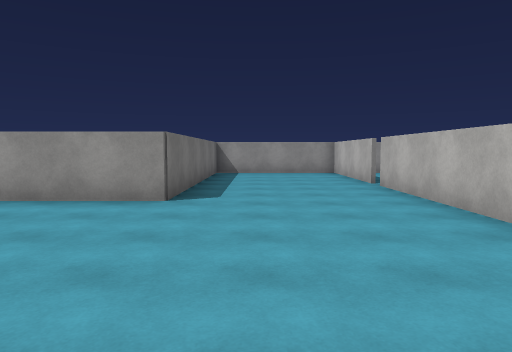
View 1 (above)

15 first-person views from a walk through a scene from a Unity 3-D project. The camera is 1.5 m above the floor, tilts 4° down and sees 70° across. The floor is counted in squares, 2 m on a side. Each view is taken from the middle of a square. On the plan, view 1 faces up. The plan holds only what a view shows up to about 11 squares ahead; the rest is blank. The place goes on beyond the plan. The player is left out. Some animated figures are left out. Door leaves are left out, so doorways stand open. Some surface patterns are stand-ins.

View 2
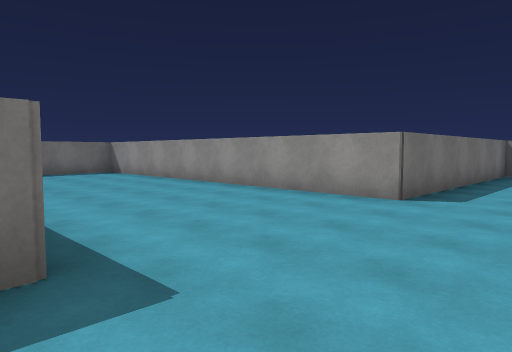

View 3
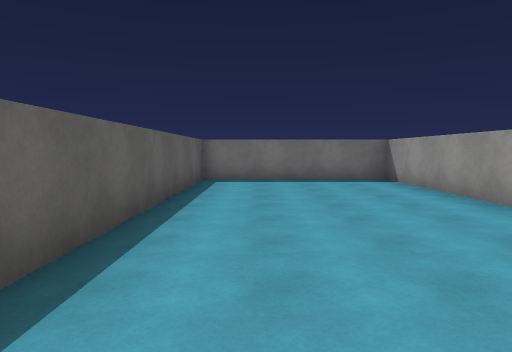

View 4
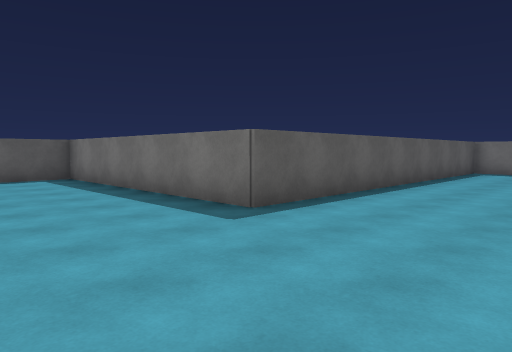

View 5
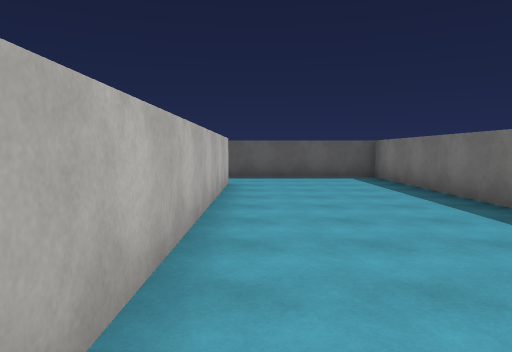

View 6
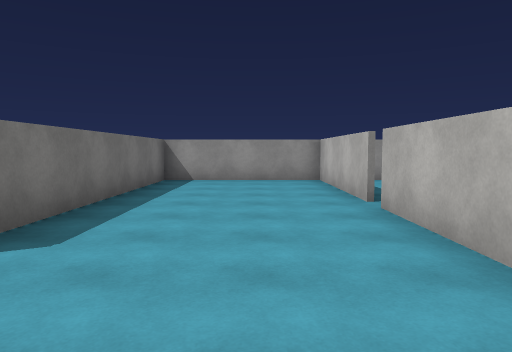

View 7
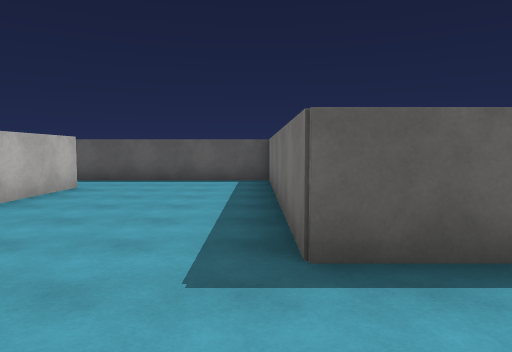

View 8
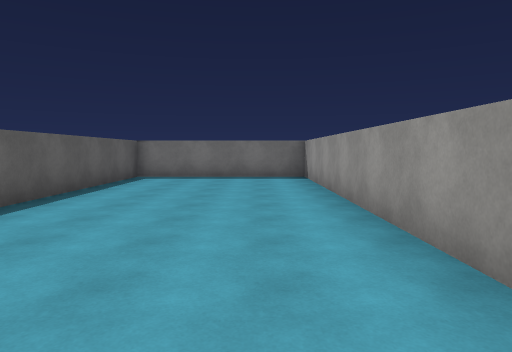

View 9
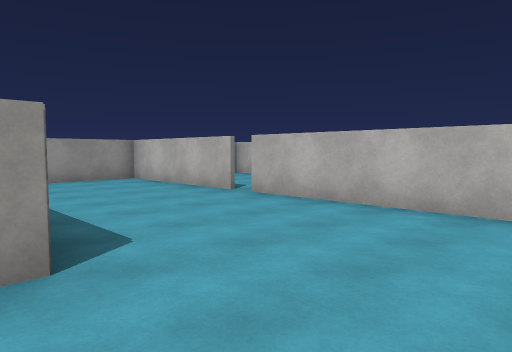

View 10
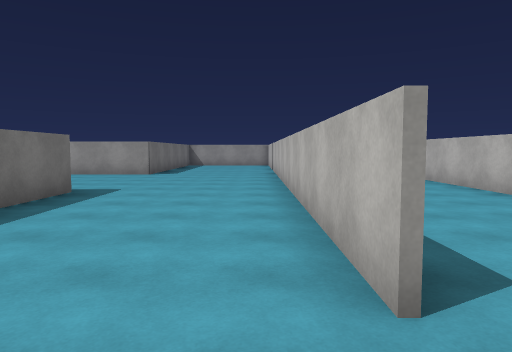

View 11
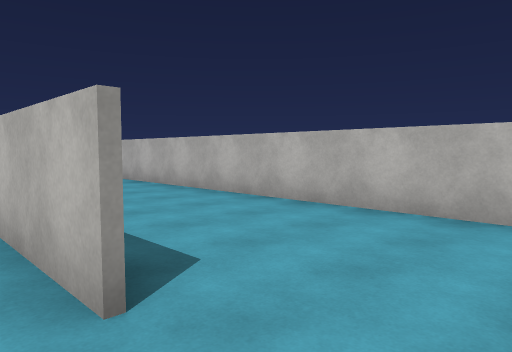

View 12
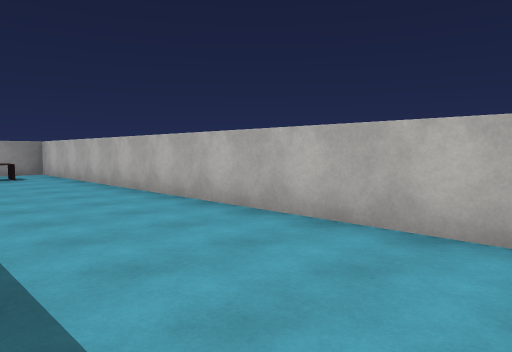

View 13
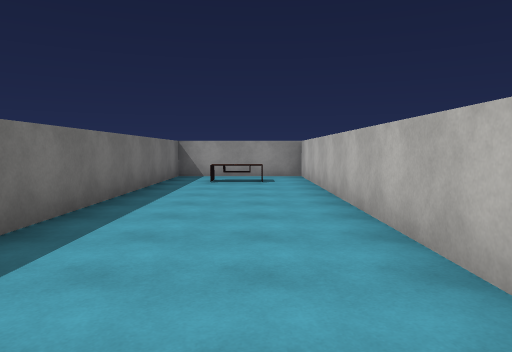

View 14
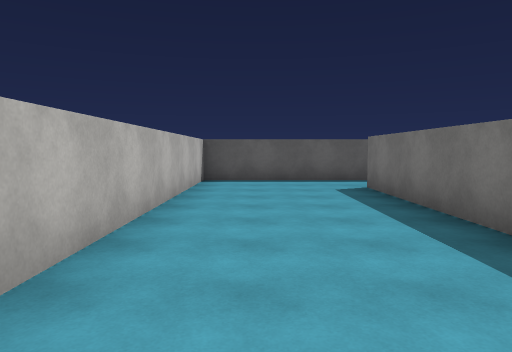

View 15
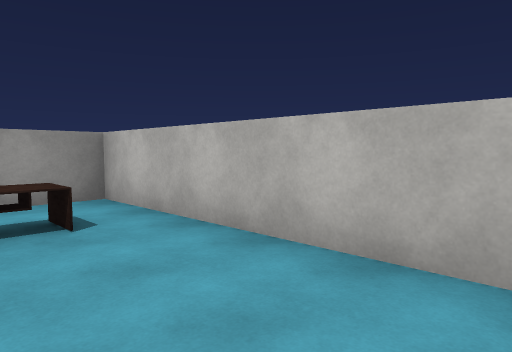

### Floor plan
Ten units are one square. View 1 is at (0, 0); x grows to the right and y downward. Boxes are objects, and circles mark ways between rooms. Rooms are numbered by the first view taken in them; rooms with no view inside come last. Other rooms are left out.
<svg viewBox="-119 -127 187 194">
<path fill="none" stroke="#000" d="M26 -82 26 -122 -13 -122 -13 -54 -114 -54 -114 -6 -13 -6 -13 62 26 62M26 45 26 -78M26 62 63 62 63 -76 27 -76 27 45"/>
<rect x="45" y="-65" width="10" height="10" fill="#bbb"><title>other object</title></rect>
<circle cx="30" cy="55" r="3" fill="#2a7"/>
<text x="-20" y="-30">1</text>
<text x="50" y="0">2</text>
</svg>
Room 1 opens to room 2.

Where each view was taken, in squares from view 1:
view 1: 0 up, 0 right, facing up
view 2: 0 up, 1 right, facing up-left
view 3: 2 up, 2 left, facing left
view 4: 4 up, 2 right, facing down-left
view 5: 4 up, 2 right, facing down
view 6: 3 up, 1 right, facing up
view 7: 3 up, 1 left, facing down
view 8: 4 up, 1 left, facing left
view 9: 3 up, 2 left, facing up-right
view 10: 6 down, 2 right, facing up
view 11: 6 down, 2 right, facing up-right
view 12: 5 down, 3 right, facing up-right
view 13: 3 down, 5 right, facing up
view 14: 3 up, 5 right, facing down
view 15: 2 up, 4 right, facing up-right
